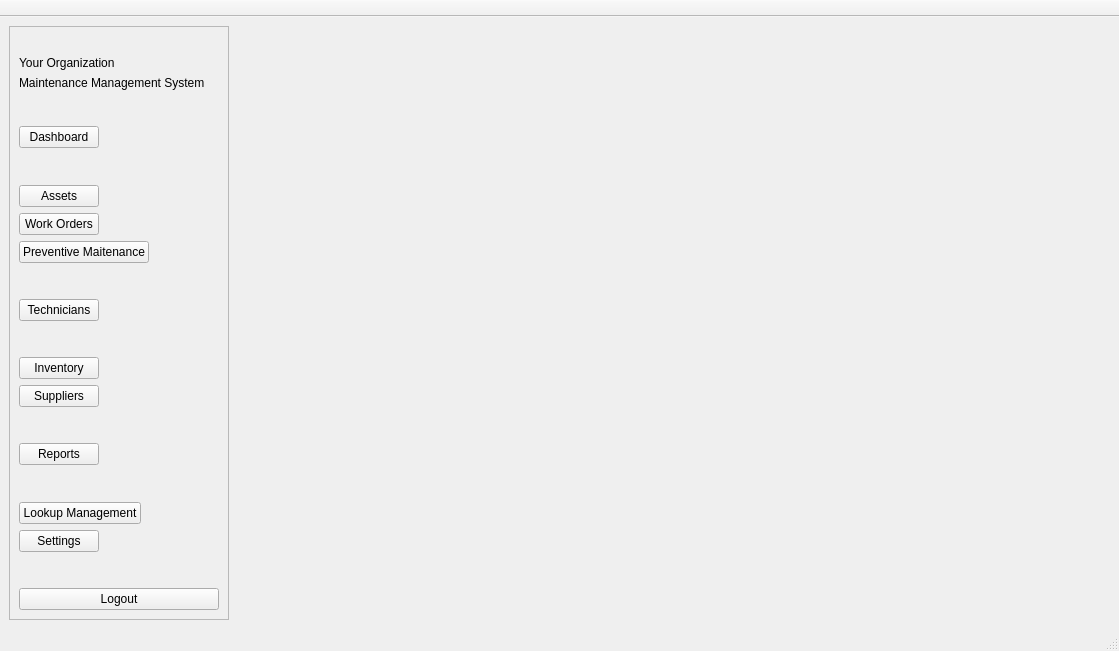
<?xml version="1.0" encoding="UTF-8"?>
<ui version="4.0">
 <class>DashboardWindow</class>
 <widget class="QMainWindow" name="DashboardWindow">
  <property name="geometry">
   <rect>
    <x>0</x>
    <y>0</y>
    <width>1119</width>
    <height>651</height>
   </rect>
  </property>
  <property name="windowTitle">
   <string>Mantenance Management System</string>
  </property>
  <widget class="QWidget" name="centralwidget">
   <layout class="QFormLayout" name="formLayout">
    <item row="0" column="0">
     <widget class="QFrame" name="frameNavigation">
      <property name="minimumSize">
       <size>
        <width>220</width>
        <height>0</height>
       </size>
      </property>
      <property name="maximumSize">
       <size>
        <width>220</width>
        <height>16777215</height>
       </size>
      </property>
      <property name="frameShape">
       <enum>QFrame::Shape::StyledPanel</enum>
      </property>
      <property name="frameShadow">
       <enum>QFrame::Shadow::Raised</enum>
      </property>
      <layout class="QVBoxLayout" name="verticalLayout">
       <item>
        <widget class="QLabel" name="lblLogo">
         <property name="text">
          <string/>
         </property>
        </widget>
       </item>
       <item>
        <widget class="QLabel" name="lblCompany">
         <property name="text">
          <string>Your Organization</string>
         </property>
        </widget>
       </item>
       <item>
        <widget class="QLabel" name="lblMaintenaceManagementSysytem">
         <property name="text">
          <string>Maintenance Management System</string>
         </property>
        </widget>
       </item>
       <item>
        <spacer name="verticalSpacer_7">
         <property name="orientation">
          <enum>Qt::Orientation::Vertical</enum>
         </property>
         <property name="sizeHint" stdset="0">
          <size>
           <width>20</width>
           <height>20</height>
          </size>
         </property>
        </spacer>
       </item>
       <item alignment="Qt::AlignmentFlag::AlignLeft">
        <widget class="QPushButton" name="btnDashboard">
         <property name="text">
          <string>Dashboard</string>
         </property>
        </widget>
       </item>
       <item>
        <spacer name="verticalSpacer_6">
         <property name="orientation">
          <enum>Qt::Orientation::Vertical</enum>
         </property>
         <property name="sizeHint" stdset="0">
          <size>
           <width>20</width>
           <height>9</height>
          </size>
         </property>
        </spacer>
       </item>
       <item alignment="Qt::AlignmentFlag::AlignLeft">
        <widget class="QPushButton" name="btnAssets">
         <property name="text">
          <string>Assets</string>
         </property>
        </widget>
       </item>
       <item alignment="Qt::AlignmentFlag::AlignLeft">
        <widget class="QPushButton" name="btnWorkOrders">
         <property name="text">
          <string>Work Orders</string>
         </property>
        </widget>
       </item>
       <item alignment="Qt::AlignmentFlag::AlignLeft">
        <widget class="QPushButton" name="btnPM">
         <property name="text">
          <string>Preventive Maitenance</string>
         </property>
        </widget>
       </item>
       <item>
        <spacer name="verticalSpacer_5">
         <property name="orientation">
          <enum>Qt::Orientation::Vertical</enum>
         </property>
         <property name="sizeHint" stdset="0">
          <size>
           <width>20</width>
           <height>9</height>
          </size>
         </property>
        </spacer>
       </item>
       <item alignment="Qt::AlignmentFlag::AlignLeft">
        <widget class="QPushButton" name="btnThecnicians">
         <property name="text">
          <string>Technicians</string>
         </property>
        </widget>
       </item>
       <item>
        <spacer name="verticalSpacer_4">
         <property name="orientation">
          <enum>Qt::Orientation::Vertical</enum>
         </property>
         <property name="sizeHint" stdset="0">
          <size>
           <width>20</width>
           <height>10</height>
          </size>
         </property>
        </spacer>
       </item>
       <item alignment="Qt::AlignmentFlag::AlignLeft">
        <widget class="QPushButton" name="btnInventory">
         <property name="text">
          <string>Inventory</string>
         </property>
        </widget>
       </item>
       <item alignment="Qt::AlignmentFlag::AlignLeft">
        <widget class="QPushButton" name="btnSuppliers">
         <property name="text">
          <string>Suppliers</string>
         </property>
        </widget>
       </item>
       <item>
        <spacer name="verticalSpacer_3">
         <property name="orientation">
          <enum>Qt::Orientation::Vertical</enum>
         </property>
         <property name="sizeHint" stdset="0">
          <size>
           <width>20</width>
           <height>9</height>
          </size>
         </property>
        </spacer>
       </item>
       <item alignment="Qt::AlignmentFlag::AlignLeft">
        <widget class="QPushButton" name="btnReports">
         <property name="text">
          <string>Reports</string>
         </property>
        </widget>
       </item>
       <item>
        <spacer name="verticalSpacer_2">
         <property name="orientation">
          <enum>Qt::Orientation::Vertical</enum>
         </property>
         <property name="sizeHint" stdset="0">
          <size>
           <width>20</width>
           <height>9</height>
          </size>
         </property>
        </spacer>
       </item>
       <item alignment="Qt::AlignmentFlag::AlignLeft">
        <widget class="QPushButton" name="btnLookups">
         <property name="text">
          <string>Lookup Management</string>
         </property>
        </widget>
       </item>
       <item alignment="Qt::AlignmentFlag::AlignLeft">
        <widget class="QPushButton" name="btnSettings">
         <property name="layoutDirection">
          <enum>Qt::LayoutDirection::LeftToRight</enum>
         </property>
         <property name="text">
          <string>Settings</string>
         </property>
        </widget>
       </item>
       <item>
        <spacer name="verticalSpacer">
         <property name="orientation">
          <enum>Qt::Orientation::Vertical</enum>
         </property>
         <property name="sizeHint" stdset="0">
          <size>
           <width>20</width>
           <height>20</height>
          </size>
         </property>
        </spacer>
       </item>
       <item>
        <widget class="QPushButton" name="btnLogout">
         <property name="text">
          <string>Logout</string>
         </property>
        </widget>
       </item>
      </layout>
     </widget>
    </item>
   </layout>
  </widget>
  <widget class="QMenuBar" name="menubar">
   <property name="geometry">
    <rect>
     <x>0</x>
     <y>0</y>
     <width>1119</width>
     <height>33</height>
    </rect>
   </property>
  </widget>
  <widget class="QStatusBar" name="statusBar"/>
  <widget class="QToolBar" name="mainToolBar">
   <property name="windowTitle">
    <string>toolBar</string>
   </property>
   <property name="movable">
    <bool>false</bool>
   </property>
   <property name="iconSize">
    <size>
     <width>32</width>
     <height>32</height>
    </size>
   </property>
   <property name="toolButtonStyle">
    <enum>Qt::ToolButtonStyle::ToolButtonTextUnderIcon</enum>
   </property>
   <property name="floatable">
    <bool>false</bool>
   </property>
   <attribute name="toolBarArea">
    <enum>TopToolBarArea</enum>
   </attribute>
   <attribute name="toolBarBreak">
    <bool>false</bool>
   </attribute>
  </widget>
 </widget>
 <resources/>
 <connections/>
</ui>
